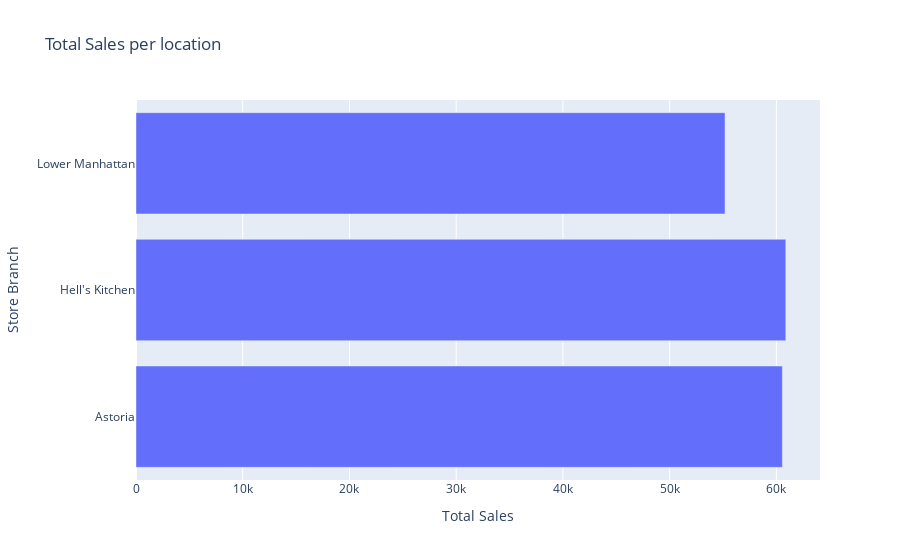

The notebook cell saved with this chart:
### Markdown cell above
Using this graph, we can gain an insight for equipment preparation. That way coffee shops can use their expenses properly on what equipment should we add to increase production's efficiency

### Code cell
# Group by store branches and find the most bought item in each branch
sales_per_branch = kopi.groupby('store_location')['unit_price'].sum()

# Create a horizontal bar chart
fig = go.Figure(data=[
    go.Bar(y=sales_per_branch.index, x=sales_per_branch.values, orientation='h')
])


fig.update_layout(title='Total Sales per location',
                  xaxis_title='Total Sales',
                  yaxis_title='Store Branch') #Labeling the graph title, the x land y label

### Figure 1 — Plotly figure (JSON) as saved in the notebook; plotly's stock layout.template omitted (floating-point values rounded to 4 significant figures)
{"data": [{"orientation": "h", "type": "bar", "x": [60560.0, 60880.0, 55190.0], "y": ["Astoria", "Hell's Kitchen", "Lower Manhattan"]}], "layout": {"title": {"text": "Total Sales per location"}, "xaxis": {"title": {"text": "Total Sales"}}, "yaxis": {"title": {"text": "Store Branch"}}}}
